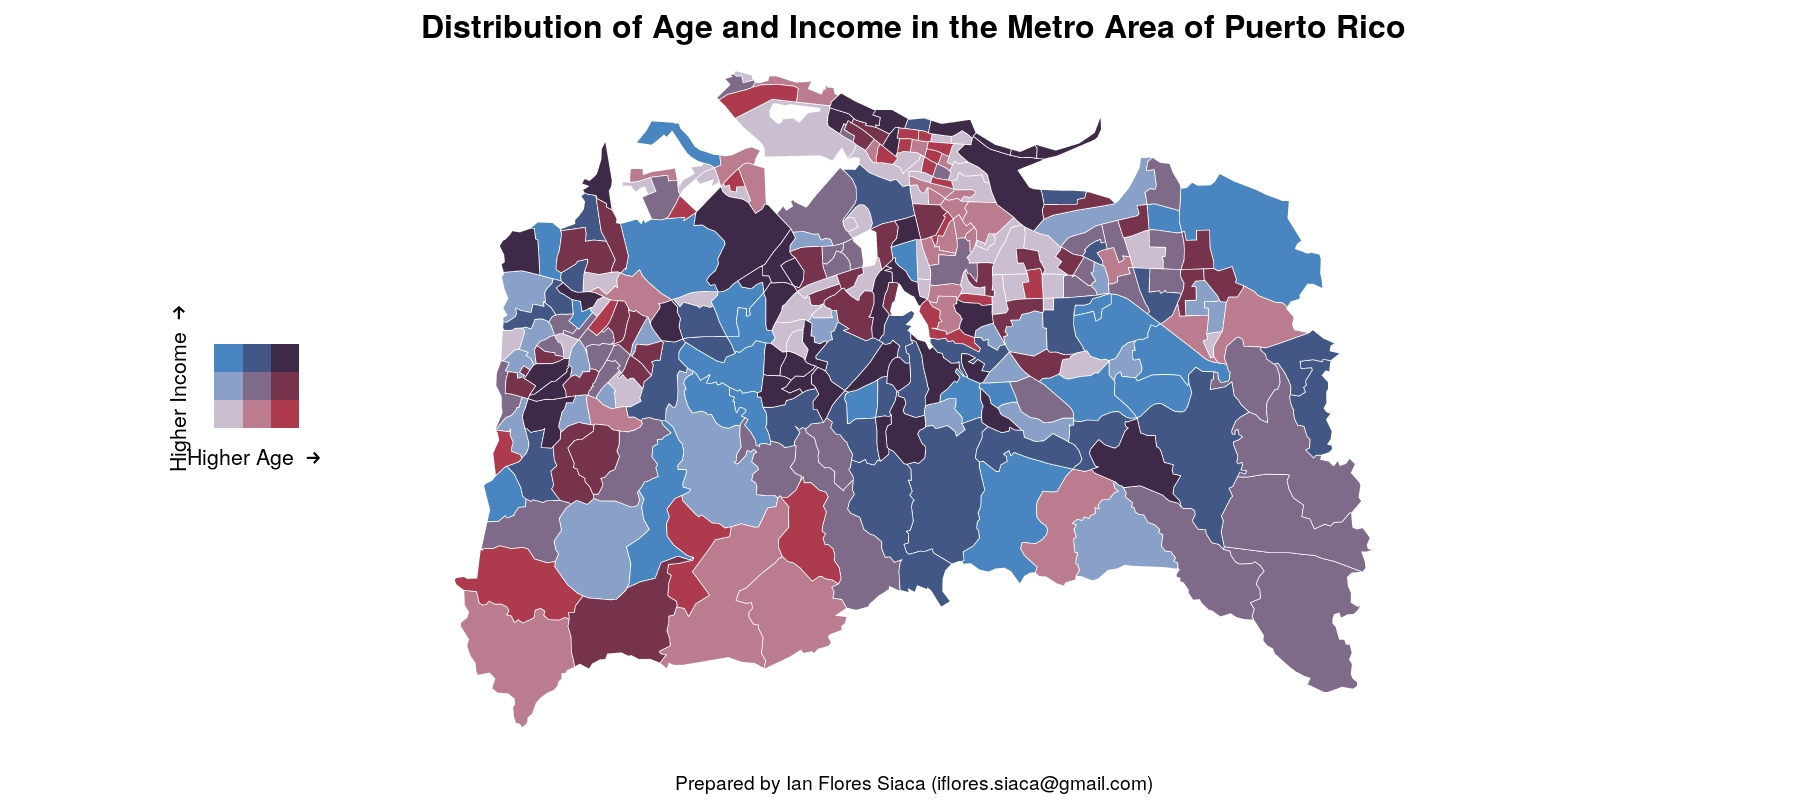

The R source for this figure:
library(tidycensus)
library(tidyverse)

area_metro <- get_acs(state = 'PR',
                      county = c('San Juan', 'Carolina',
                                 'Bayamon', 'Catano',
                                 'Guaynabo', 'Trujillo Alto'),
                      geography = 'tract',
                      variables = c(income = 'B19013_001', age = 'B01002_001'), geometry = T)


area_metro <- area_metro %>%
    select(-moe, -GEOID) %>%
    spread(variable, estimate)

area_metro <- area_metro %>%
    separate(NAME, into = c('census_tract', 'municipality', 'country'), sep = ',') %>%
    mutate(municipality = str_remove_all(municipality, 'Municipio')) %>%
    select(-country)


area_metro %>%
    ggplot(aes(x = age, y = income)) +
    geom_point(alpha = 0.5) +
    geom_smooth(method = 'lm')

area_metro %>%
    ggplot(aes(x = age, y = income)) +
    geom_point(alpha = 0.5) +
    geom_smooth(method = 'lm') +
    facet_wrap(~ municipality)


area_metro %>%
    ggplot(aes(x = municipality, y = age)) +
    geom_boxplot()

area_metro %>%
    ggplot(aes(x = municipality, y = income)) +
    geom_boxplot()

area_metro %>%
    gather(key = 'variable', value = 'value',
           -census_tract, -municipality, - geometry) %>%
    filter(!is.na(value), variable == 'age') %>%
    ggplot() +
    geom_sf(aes(fill = value), colour = 'white', size = 0.25) +
    facet_wrap(~ variable)

area_metro %>%
    gather(key = 'variable', value = 'value',
           -census_tract, -municipality, - geometry) %>%
    filter(!is.na(value), variable == 'income') %>%
    ggplot() +
    geom_sf(aes(fill = value), colour = 'white', size = 0.25) +
    facet_wrap(~ variable)

library(biscale)
library(sf)


data <- bi_class(area_metro, x = age, y = income, style = 'quantile', dim = 3) %>%
    filter(!str_detect(bi_class, 'NA'))

map <- ggplot() +
    geom_sf(data = data,  aes(fill = bi_class), color = 'white', show.legend = F, size = 0.25) +
    bi_scale_fill(pal = 'DkViolet', dim = 3) +
    bi_theme() +
    labs(subtitle = 'Distribution of Age and Income in the Metro Area of Puerto Rico',
         caption = 'Prepared by Ian Flores Siaca (iflores.siaca@gmail.com)')

legend <- bi_legend(pal = "DkViolet",
                    dim = 3,
                    xlab = "Higher Age ",
                    ylab = "Higher Income ",
                    size = 16) +
    theme(panel.border = element_blank(),
          panel.background = element_blank(),
          panel.grid.major = element_blank(),
          panel.grid.minor = element_blank())

library(cowplot)

ggdraw() +
    draw_plot(map, 0, 0, 1, 1) +
    draw_plot(legend, 0.03, 0.4, 0.2, 0.2)
